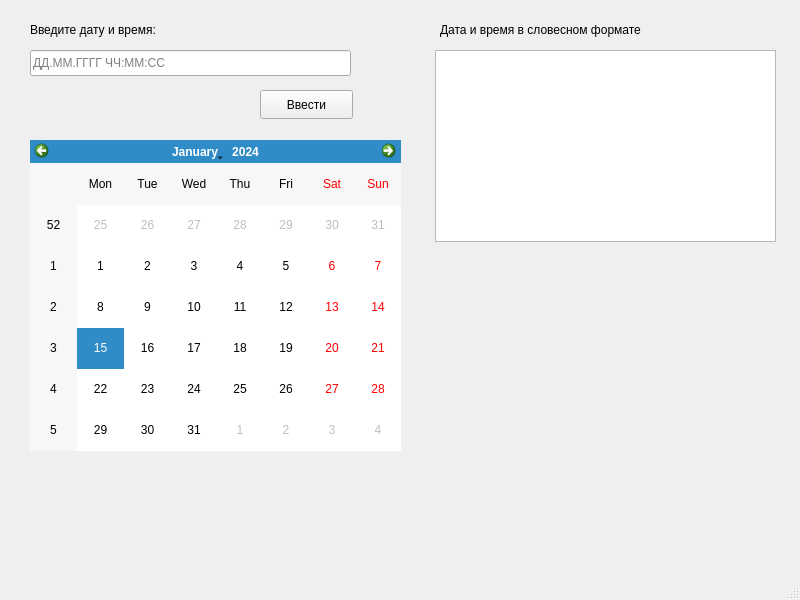
<?xml version="1.0" encoding="UTF-8"?>
<ui version="4.0">
 <class>FormatChislovoy</class>
 <widget class="QMainWindow" name="FormatChislovoy">
  <property name="geometry">
   <rect>
    <x>0</x>
    <y>0</y>
    <width>800</width>
    <height>600</height>
   </rect>
  </property>
  <property name="minimumSize">
   <size>
    <width>800</width>
    <height>600</height>
   </size>
  </property>
  <property name="maximumSize">
   <size>
    <width>800</width>
    <height>600</height>
   </size>
  </property>
  <property name="windowTitle">
   <string>MainWindow</string>
  </property>
  <widget class="QWidget" name="centralwidget">
   <widget class="QLabel" name="label">
    <property name="geometry">
     <rect>
      <x>30</x>
      <y>20</y>
      <width>191</width>
      <height>20</height>
     </rect>
    </property>
    <property name="text">
     <string>Введите дату и время:</string>
    </property>
   </widget>
   <widget class="QLabel" name="label_2">
    <property name="geometry">
     <rect>
      <x>440</x>
      <y>20</y>
      <width>291</width>
      <height>20</height>
     </rect>
    </property>
    <property name="text">
     <string>Дата и время в словесном формате</string>
    </property>
   </widget>
   <widget class="QLineEdit" name="lineEdit">
    <property name="geometry">
     <rect>
      <x>30</x>
      <y>50</y>
      <width>321</width>
      <height>26</height>
     </rect>
    </property>
    <property name="placeholderText">
     <string>ДД.ММ.ГГГГ ЧЧ:ММ:СС</string>
    </property>
   </widget>
   <widget class="QTextBrowser" name="textBrowser">
    <property name="geometry">
     <rect>
      <x>435</x>
      <y>50</y>
      <width>341</width>
      <height>192</height>
     </rect>
    </property>
   </widget>
   <widget class="QCalendarWidget" name="calendarWidget">
    <property name="geometry">
     <rect>
      <x>30</x>
      <y>140</y>
      <width>371</width>
      <height>311</height>
     </rect>
    </property>
   </widget>
   <widget class="QPushButton" name="pushButton">
    <property name="geometry">
     <rect>
      <x>260</x>
      <y>90</y>
      <width>93</width>
      <height>29</height>
     </rect>
    </property>
    <property name="text">
     <string>Ввести</string>
    </property>
   </widget>
  </widget>
  <widget class="QMenuBar" name="menubar">
   <property name="geometry">
    <rect>
     <x>0</x>
     <y>0</y>
     <width>800</width>
     <height>26</height>
    </rect>
   </property>
  </widget>
  <widget class="QStatusBar" name="statusbar"/>
 </widget>
 <resources/>
 <connections/>
</ui>
